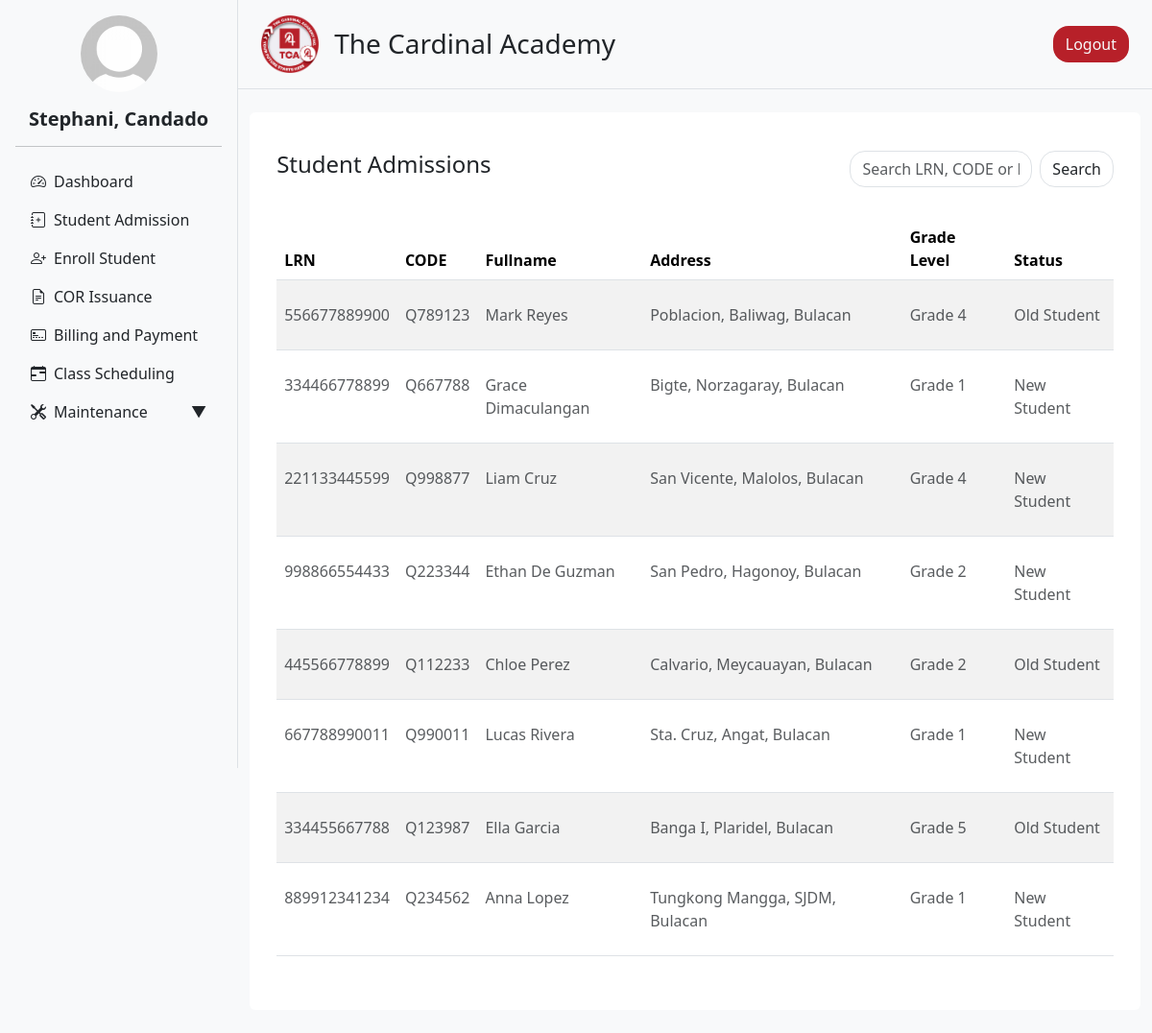
Page /admin/admission.php (signed in) on the earlier database version.
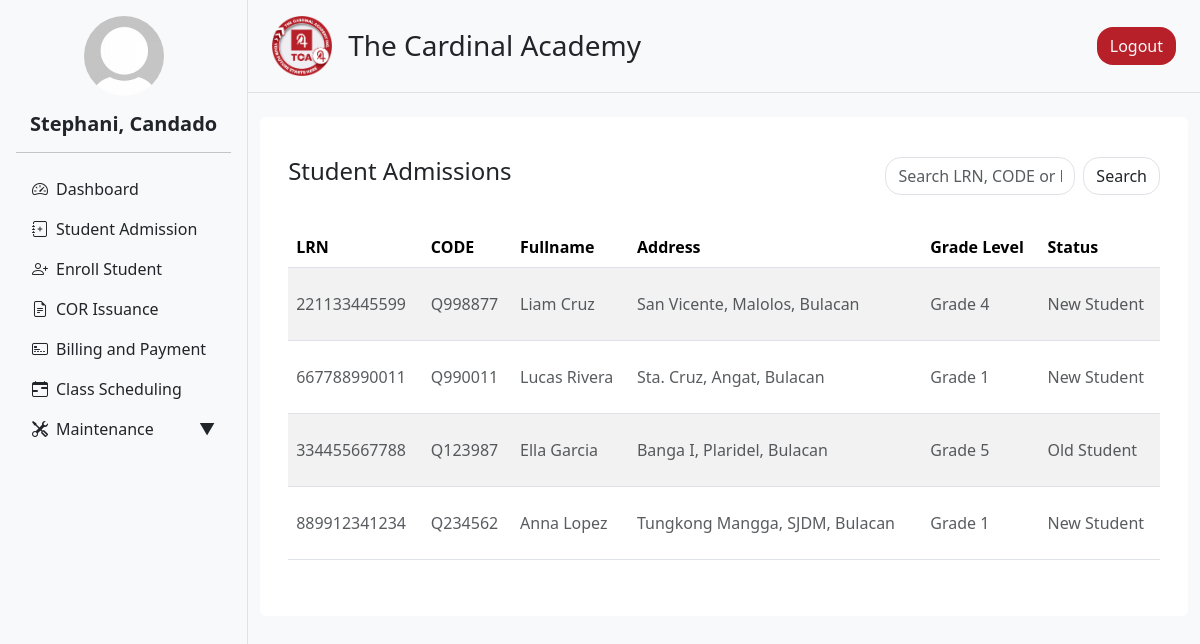
Same page on the later database version.
### tables this page shows
CREATE TABLE `admission_form` (
  `id` int(11) NOT NULL,
  `lrn` varchar(20) NOT NULL,
  `firstname` varchar(50) NOT NULL,
  `middlename` varchar(50) DEFAULT NULL,
  `lastname` varchar(50) NOT NULL,
  `status` varchar(255) NOT NULL,
  `gender` enum('male','female') NOT NULL,
  `grade_level` varchar(20) NOT NULL,
  `profile_picture` varchar(255) DEFAULT NULL,
  `birthday` date NOT NULL,
  `religion` varchar(50) DEFAULT NULL,
  `place_of_birth` varchar(100) DEFAULT NULL,
  `age` int(11) DEFAULT NULL,
  `residential_address` varchar(255) DEFAULT NULL,
  `region` varchar(100) DEFAULT NULL,
  `province` varchar(100) DEFAULT NULL,
  `municipal` varchar(100) DEFAULT NULL,
  `barangay` varchar(100) DEFAULT NULL,
  `father_name` varchar(100) DEFAULT NULL,
  `father_occupation` varchar(100) DEFAULT NULL,
  `father_contact` varchar(20) DEFAULT NULL,
  `mother_name` varchar(100) DEFAULT NULL,
  `mother_occupation` varchar(100) DEFAULT NULL,
  `mother_contact` varchar(20) DEFAULT NULL,
  `guardian_name` varchar(100) DEFAULT NULL,
  `guardian_occupation` varchar(100) DEFAULT NULL,
  `guardian_contact` varchar(20) DEFAULT NULL,
  `admission_status` varchar(255) DEFAULT 'for_verification',
  `que_code` varchar(50) DEFAULT NULL,
  `email` varchar(255) DEFAULT NULL,
  `facebook` varchar(255) DEFAULT NULL,
  `admission_date` timestamp NOT NULL DEFAULT current_timestamp() ON UPDATE current_timestamp()
);

### admin/user_info.php (called while the page is built, shortened)
<?php
include '../db_connection.php';
function getUserInfo() {
    global $conn;
    $user_id = $_SESSION['user_id'];
    $sql = "SELECT first_name, last_name, profile FROM users WHERE user_id = ?";
    $stmt = $conn->prepare($sql);
    $stmt->bind_param("i", $user_id);
    $stmt->execute();
    $result = $stmt->get_result();
    $user = $result->fetch_assoc();
    $full_name = htmlspecialchars($user['first_name'] . ', ' . $user['last_name']);
    $profile_image = !empty($user['profile'])
        ? '../static/uploads/' . htmlspecialchars($user['profile'])
        : '../static/uploads/default_profile.jpg';
    return [
        'full_name' => $full_name,
        'profile_image' => $profile_image
    ];
}
?>

### admin/admission.php (the view, shortened to what this page needs)
<?php  include '../db_connection.php'; ?>
<?php
$limit = 10;
$page = isset($_GET['page']) && is_numeric($_GET['page']) ? (int) $_GET['page'] : 1;
$search = isset($_GET['search']) ? trim($_GET['search']) : '';
$offset = ($page - 1) * $limit;
$query = "SELECT
            id,
            que_code,
            lrn,
            CONCAT(firstname, ' ', lastname) AS fullname,
            CONCAT(barangay, ', ', municipal, ', ', province) AS address,
            grade_level,
            status
          FROM admission_form
          WHERE admission_status = 'pending' AND (
              lrn LIKE '%$search%'
              OR que_code LIKE '%$search%'
              OR CONCAT(firstname, ' ', lastname) LIKE '%$search%'
          )
          ORDER BY admission_date DESC
          LIMIT $limit OFFSET $offset";
$result = mysqli_query($conn, $query);
?>
<!DOCTYPE html>
<html lang="en">
<head>
  <?php include 'header.php' ?>
</head>
<body>
<div class="d-flex flex-row bg-light">
  <?php include 'navigation.php' ?>
  <div class="content flex-grow-1">
    <?php include 'nav_top.php' ?>
    <div class="container my-4">
      <div class="row g-4">
        <div class="col-12">
          <div class="rounded p-3 bg-white">
            <div class="container my-4">
              <div class="row mb-3">
                <div class="col-12 col-md-8">
                  <h4>Student Admissions</h4>
                </div>
                <div class="col-12 col-md-4">
                  <form method="GET" action="">
                    <div class="input-group">
                      <input class="form-control rounded rounded-4" type="text" name="search" value="<?= htmlspecialchars($search) ?>" placeholder="Search LRN, CODE or Fullname">
                      <button class="btn border ms-2 rounded rounded-4" type="submit">Search</button>
                    </div>
                  </form>
                </div>
                <div class="col-12 pt-3">
                </div>
              </div>
              <div class="table-responsive">
                <table class="table table-striped table-hover" style="cursor: pointer">
                  <thead>
                    <tr>
                      <th scope="col">LRN</th>
                      <th scope="col">CODE</th>
                      <th scope="col">Fullname</th>
                      <th scope="col">Address</th>
                      <th scope="col">Grade Level</th>
                      <th scope="col">Status</th>
                    </tr>
                  </thead>
                  <tbody>
                    <?php if (mysqli_num_rows($result) > 0): ?>
                      <?php while ($row = mysqli_fetch_assoc($result)): ?>
                        <tr class="clickable-row" data-id="<?= $row['id'] ?>">
                          <td><p class="text-muted pt-3 pb-3 mb-0"><?= !empty($row['lrn']) ? htmlspecialchars($row['lrn']) : 'N/A' ?></p></td>
                          <td><p class="text-muted pt-3 pb-3 mb-0"><?= htmlspecialchars($row['que_code'] ?? '-') ?></p></td>
                          <td><p class="text-muted pt-3 pb-3 mb-0"><?= htmlspecialchars($row['fullname']) ?></p></td>
                          <td><p class="text-muted pt-3 pb-3 mb-0"><?= htmlspecialchars($row['address']) ?></p></td>
                          <td><p class="text-muted pt-3 pb-3 mb-0"><?= htmlspecialchars($row['grade_level']) ?></p></td>
                          <td><p class="text-muted pt-3 pb-3 mb-0"><?= htmlspecialchars($row['status']) ?></p></td>
                        </tr>
                      <?php endwhile; ?>
                    <?php else: ?>
                      <tr>
                        <td colspan="6"><p class="text-muted text-center pt-3 pb-3 mb-0">No data available</p></td>
                      </tr>
                    <?php endif; ?>
                  </tbody>
                </table>
              </div>
            </div>
          </div>
        </div>
      </div>
    </div>
  </div>
</div>
</body>
</html>

Differences in the rows shown:
no longer on this page (row edited): admission_form: lrn "556677889900", que_code "Q789123", fullname "Mark Reyes", address "Poblacion, Baliwag, Bulacan", grade_level "Grade 4", status "Old Student"
no longer on this page (row edited): admission_form: lrn "334466778899", que_code "Q667788", fullname "Grace Dimaculangan", address "Bigte, Norzagaray, Bulacan", grade_level "Grade 1", status "New Student"
no longer on this page (row edited): admission_form: lrn "998866554433", que_code "Q223344", fullname "Ethan De Guzman", address "San Pedro, Hagonoy, Bulacan", grade_level "Grade 2", status "New Student"
no longer on this page (row edited): admission_form: lrn "445566778899", que_code "Q112233", fullname "Chloe Perez", address "Calvario, Meycauayan, Bulacan", grade_level "Grade 2", status "Old Student"
